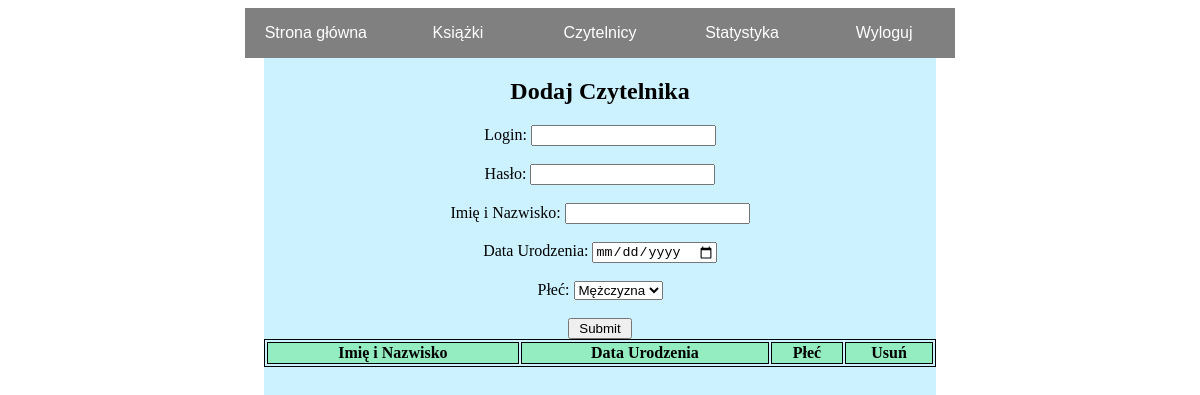
The app's page /admin/readers.php, older data.
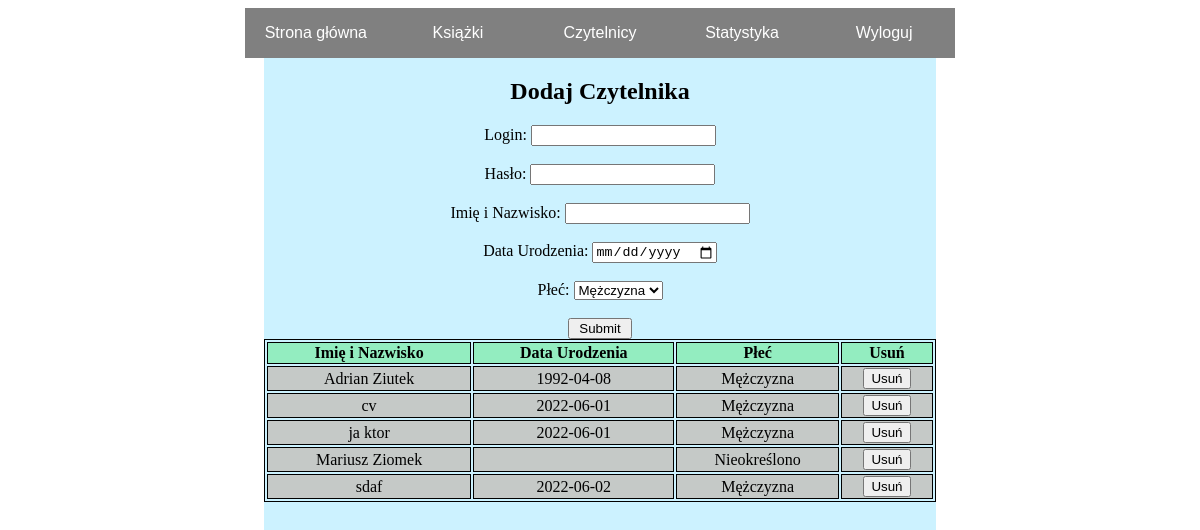
The same page, newer data.
### tables this page shows
CREATE TABLE `czytelnicy` (
  `id` int(11) NOT NULL,
  `login` text NOT NULL,
  `password` text NOT NULL,
  `imie` text NOT NULL,
  `urodziny` date DEFAULT NULL,
  `plec` int(11) NOT NULL
);

### admin/readers.php (the view, shortened to what this page needs)
<?php
	include("config.php");
?>
<html>
     <head>
		<link rel="stylesheet" href="style.css" type="text/css"/>
     </head>
     <body>
		<div class="menu">
			<ul class="ulmenu">
				<li class="mbutton center"><a href="start.php"><p>Strona główna</p></a></li>
				<li class="mbutton center"><a href="books.php"><p>Książki</p></a></li>
				<li class="mbutton center"><a href="readers.php"><p>Czytelnicy</p></a></li>
				<li class="mbutton center"><a href="stats.php"><p>Statystyka</p></a></li>
				<li class="mbutton center"><a href="logout.php"><p>Wyloguj</p></a></li>
			</ul>
		</div>
		<div class="glowna">
			<form action = "adduser.php" method = "post">
				<h2>Dodaj Czytelnika</h2>
				<label>Login: </label><input type = "text" name = "login" class = "box" required/><br/><br/>
				<label>Hasło: </label><input type = "text" name = "haslo" class = "box" required/><br/><br/>
				<label>Imię i Nazwisko: </label><input type = "text" name = "imie" class = "box" required/><br/><br/>
				<label>Data Urodzenia: </label><input type = "date" name = "urodziny" class = "box" required/><br/><br/>
				<label>Płeć: </label>
					<select name = "plec">
						<option value = "1">Mężczyzna</option>
					</select>
				<br/><br/>
				<input type = "submit" value = " Submit "/><br/>
			</form>
			<table class="tablica">
					<tr>
						<th>Imię i Nazwisko</th>
						<th>Data Urodzenia</th>
						<th>Płeć</th>
						<th>Usuń</th>
					</tr>
				<?php
						$plec = array("Nieokreślono", "Mężczyzna", "Kobieta");
						$query = "SELECT imie, urodziny, plec, id FROM czytelnicy ORDER BY imie ASC";
						$result = $db->query($query);
						while ($row = $result->fetch_row()) {
							echo "<tr>";
							echo "<td>$row[0]</td>";
							echo "<td>$row[1]</td>";
							echo "<td>".$plec[$row[2]]."</td>";
							echo "<td><form action='deleteuser.php' method='post'><button type='submit' name='delete' value=".$row[3].">Usuń</button></form></td>";
							echo "</tr>\n";
						}
				?>
				</table>
		</div>
    </body>
</html>

### admin/style.css (style rules this page uses)
.menu { position: relative; left: 20%; width: 60%; height: 50px; background-color: gray; margin: 0px; text-align: center; }
.glowna { position: fixed; left: 22%; height: 100%; width: 56%; background-color: #ccf2ff; text-align:center; }
.ulmenu li { display: inline; }
.ulmenu { margin: 0; padding: 0; }
.ulmenu a { font-family: Arial; font-size: 1em; font-style: none; color: #ffffff; text-decoration: none; height: 100%; width: 100%; }
.mbutton { height: 50px; width: 20%; float: left; }
.center { display: flex !important; justify-content: center; align-items: center; }
.tablica { width: 100%; }
.tablica td { border:1px solid black; background-color:#c5c9c7; }
.tablica th { border:1px solid black; background-color:#93edc0; }
.tablica { border:1px solid black; text-align:center; }
form { margin: 0px; }

Row changes from the older to the newer data that the page shows:
added czytelnicy: imie "Adrian Ziutek", urodziny "1992-04-08", plec "Mężczyzna", $row[3] 2 (drawn)
added czytelnicy: imie "cv", urodziny "2022-06-01", plec "Mężczyzna", $row[3] 30 (drawn)
added czytelnicy: imie "ja ktor", urodziny "2022-06-01", plec "Mężczyzna", $row[3] 28 (drawn)
added czytelnicy: imie "Mariusz Ziomek", plec "Nieokreślono", $row[3] 3 (drawn)
added czytelnicy: imie "sdaf", urodziny "2022-06-02", plec "Mężczyzna", $row[3] 29 (drawn)
